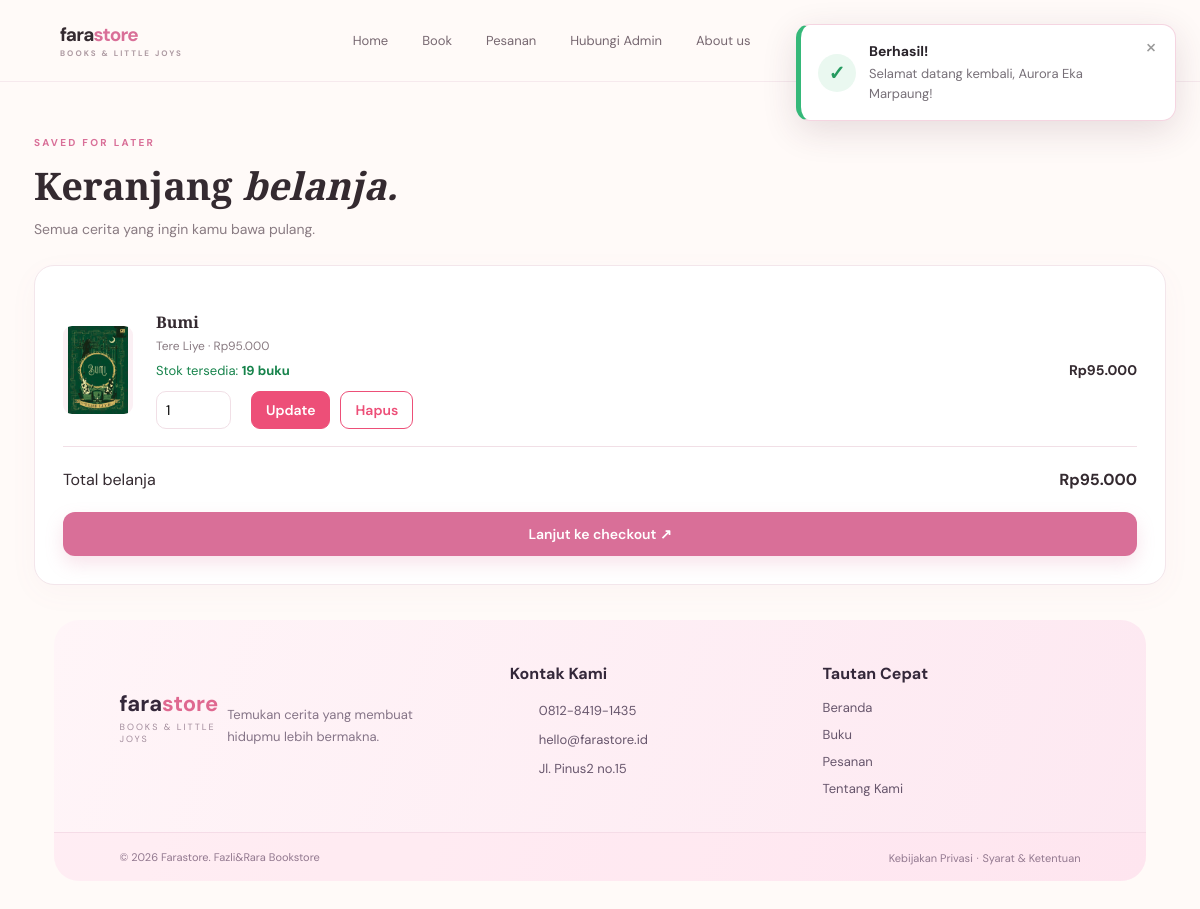
Screenshot of /cart.php (signed in) with the database file from the repository.
### tables this page shows
CREATE TABLE `cart_items` (
  `id` int(11) NOT NULL,
  `user_id` int(11) NOT NULL,
  `book_id` int(11) NOT NULL,
  `quantity` int(11) DEFAULT 1
);

CREATE TABLE `books` (
  `id` int(11) NOT NULL,
  `title` varchar(180) NOT NULL,
  `author` varchar(140) NOT NULL,
  `category` varchar(100) NOT NULL,
  `price` decimal(12,2) NOT NULL,
  `synopsis` text NOT NULL,
  `image` varchar(255) NOT NULL,
  `bestseller` tinyint(1) DEFAULT 0,
  `stock` int(11) DEFAULT 30,
  `created_at` timestamp NOT NULL DEFAULT current_timestamp()
);

### config.php (called while the page is built, shortened)
<?php
function e($value) { return htmlspecialchars((string)$value, ENT_QUOTES, 'UTF-8'); }
function rupiah($n) { return 'Rp' . number_format((float)$n, 0, ',', '.'); }

### cart.php (the view, shortened to what this page needs)
<?php
require_once 'config.php';
$s = $pdo->prepare("
    SELECT
        c.*,
        b.title,
        b.author,
        b.price,
        b.image,
        b.stock
    FROM cart_items c
    JOIN books b ON b.id = c.book_id
    WHERE c.user_id = ?
");
$s->execute([$_SESSION['user_id']]);
$items = $s->fetchAll();
$total = 0;
$hasStockProblem = false;
foreach ($items as $it) {
    $total += $it['price'] * $it['quantity'];
}
include 'header.php';
?>
<div class="page-heading">
    <span class="eyebrow">SAVED FOR LATER</span>
    <h1>Keranjang <em>belanja.</em></h1>
    <p>Semua cerita yang ingin kamu bawa pulang.</p>
</div>
<?php if (!$items): ?>
    <div class="empty">
        <b>Keranjangmu masih kosong ♡</b>
        Yuk, temukan buku yang ingin kamu baca.
        <br><br>
        <a class="btn" href="books.php">Jelajahi buku</a>
    </div>
<?php else: ?>
    <div class="panel">
        <?php foreach ($items as $it): ?>
            <?php
            $stock = (int)$it['stock'];
            $quantity = (int)$it['quantity'];
            ?>
            <div class="cart-row">
                <img
                    src="<?= e($it['image']) ?>"
                    alt="<?= e($it['title']) ?>"
                >
                <div class="cart-item-info">
                    <h3><?= e($it['title']) ?></h3>
                    <div class="muted">
                        <?= e($it['author']) ?>
                        ·
                        <?= rupiah($it['price']) ?>
                    </div>
                    <?php if ($stock > 0): ?>
                        <div class="cart-stock available">
                            Stok tersedia:
                            <strong><?= $stock ?> buku</strong>
                        </div>
                    <?php else: ?>
                        <div class="cart-stock unavailable">
                            STOK HABIS
                        </div>
                    <?php endif; ?>
                    <form
                        method="post"
                        action="cart_update.php"
                        class="inline-form cart-actions"
                    >
                        <input
                            class="qty"
                            style="width:75px;padding:9px"
                            type="number"
                            name="quantity"
                            min="1"
                            max="<?= max(1, $stock) ?>"
                            value="<?= max(1, min($quantity, max(1, $stock))) ?>"
                            <?= $stock <= 0 ? 'disabled' : '' ?>
                            required
                        >
                        <button
                            type="submit"
                            name="update"
                            value="1"
                            class="update-btn"
                            <?= $stock <= 0 ? 'disabled' : '' ?>
                        >
                            Update
                        </button>
                        <button
                            type="submit"
                            name="delete"
                            value="1"
                            class="delete-btn"
                            formnovalidate
                        >
                            Hapus
                        </button>
                    </form>
                </div>
                <b class="item-subtotal">
                    <?= rupiah($it['price'] * $it['quantity']) ?>
                </b>
            </div>
        <?php endforeach; ?>
        <div class="cart-total">
            <span>Total belanja</span>
            <b><?= rupiah($total) ?></b>
        </div>
        <?php if ($hasStockProblem): ?>
            <button class="btn full checkout-disabled" type="button" disabled>
                Periksa stok buku terlebih dahulu
            </button>
        <?php else: ?>
            <a class="btn full" href="checkout.php">
                Lanjut ke checkout ↗
            </a>
        <?php endif; ?>
    </div>
<?php endif; ?>
<?php include 'footer.php'; ?>

### assets/style.css (style rules this page uses)
:root { --pink:#e88eae;--pink2:#d96f98;--pale:#fff2f6;--cream:#fffaf8;--ink:#342a30;--muted:#897b82;--line:#f1dfe6;--green:#7e9c8b;--shadow:0 18px 55px rgba(155,91,117,.10) }
* { box-sizing:border-box }
body { margin:0;background:var(--cream);color:var(--ink);font-family:'DM Sans',sans-serif;font-size:14px }
a { color:inherit;text-decoration:none }
button,input,textarea,select { font:inherit }
.btn { border:0;border-radius:12px;padding:13px 20px;background:var(--pink2);color:#fff;display:inline-flex;align-items:center;gap:18px;font-weight:600;box-shadow:0 8px 18px #dc7c9d35;cursor:pointer }
.eyebrow { font-size:10px;letter-spacing:2.3px;color:var(--pink2);font-weight:700 }
.section-head h2,.page-heading h1 { font:600 36px 'Playfair Display';margin:9px 0 }
.section-head p,.page-heading p { color:var(--muted);margin:0 }
.page-heading { padding:50px 0 27px }
.page-heading h1 { font-size:38px }
.form-card,.panel { background:#fff;border:1px solid #f3e6eb;border-radius:20px;padding:28px;box-shadow:0 8px 30px #a65e780a }
.full { width:100%;justify-content:center }
.qty { width:70px;padding:12px;border:1px solid var(--line);border-radius:10px;margin-right:10px }
.cart-row,.order-row { display:grid;grid-template-columns:75px 1fr auto;gap:18px;align-items:center;padding:17px 0;border-bottom:1px solid var(--line) }
.cart-row img,.order-row img { width:70px;height:88px;object-fit:contain;background:#fbf0f4;border-radius:9px }
.cart-row h3,.order-row h3 { font:600 16px 'Playfair Display';margin:0 0 5px }
.muted { color:var(--muted);font-size:12px }
.cart-total { display:flex;justify-content:space-between;padding:22px 0;font-size:16px }
.inline-form { display:flex;gap:7px;align-items:center }

### cart.php (style rules this page uses)
.cart-stock { margin-top: 8px; font-size: 13px; }
.cart-stock.available { color: #16834b; }
.cart-actions { display: flex; align-items: center; gap: 10px; flex-wrap: wrap; margin-top: 12px; }
.update-btn, .delete-btn { padding: 9px 14px; border-radius: 9px; cursor: pointer; font-weight: 600; }
.update-btn { border: 1px solid #ed4f78; background: #ed4f78; color: white; }
.delete-btn { border: 1px solid #ed4f78; background: white; color: #ed4f78; }

### rows the page displays
cart_items: book.image (picture), book.title "Bumi", book.author "Tere Liye", book.price "Rp95.000", book.stock "19", quantity "1", rupiah($it['price'] * $it['quantity']) "Rp95.000"

### other values shown
$m "Selamat datang kembali, Aurora Eka Marpaung!"
rupiah($total) "Rp95.000"
